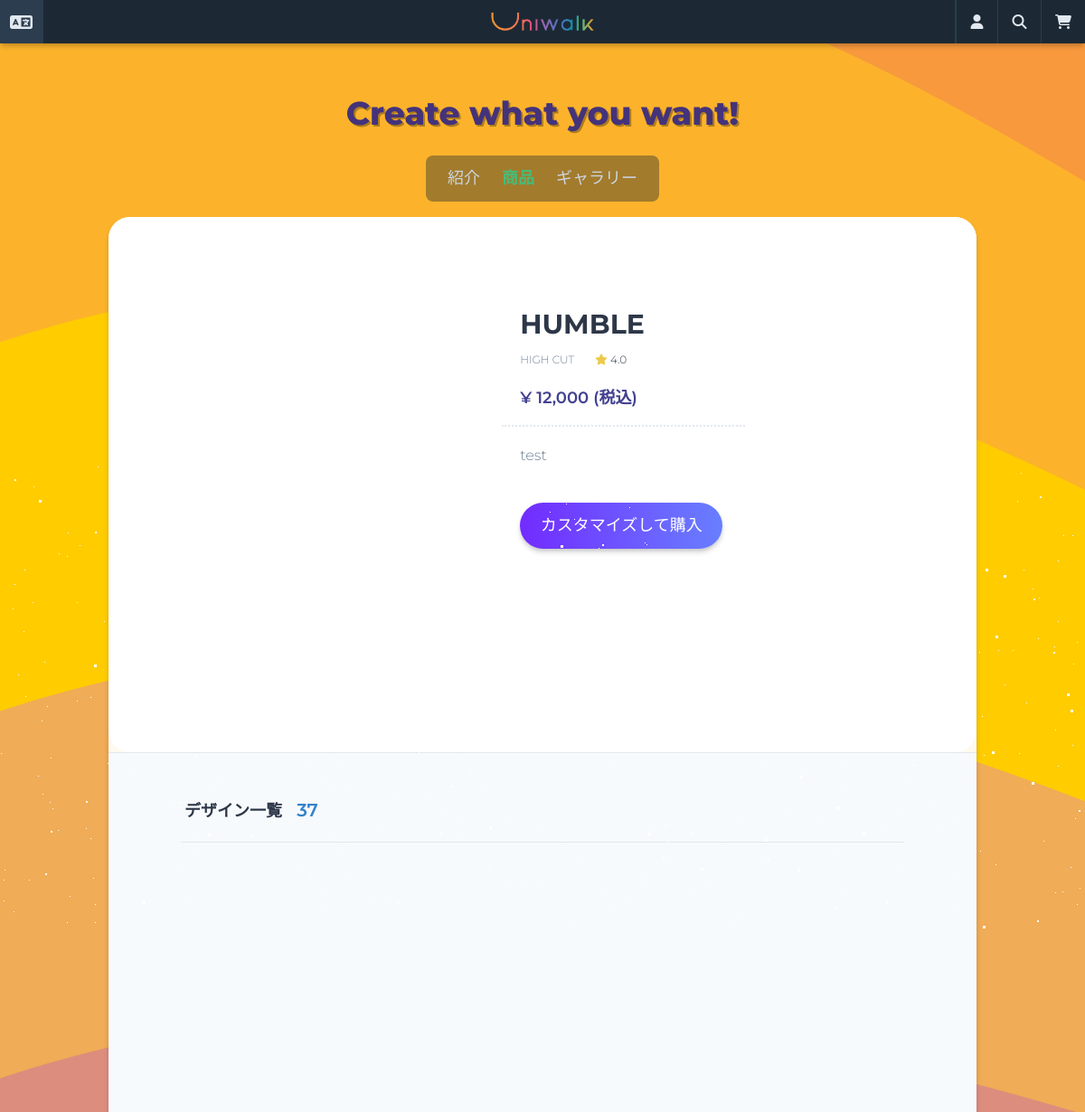
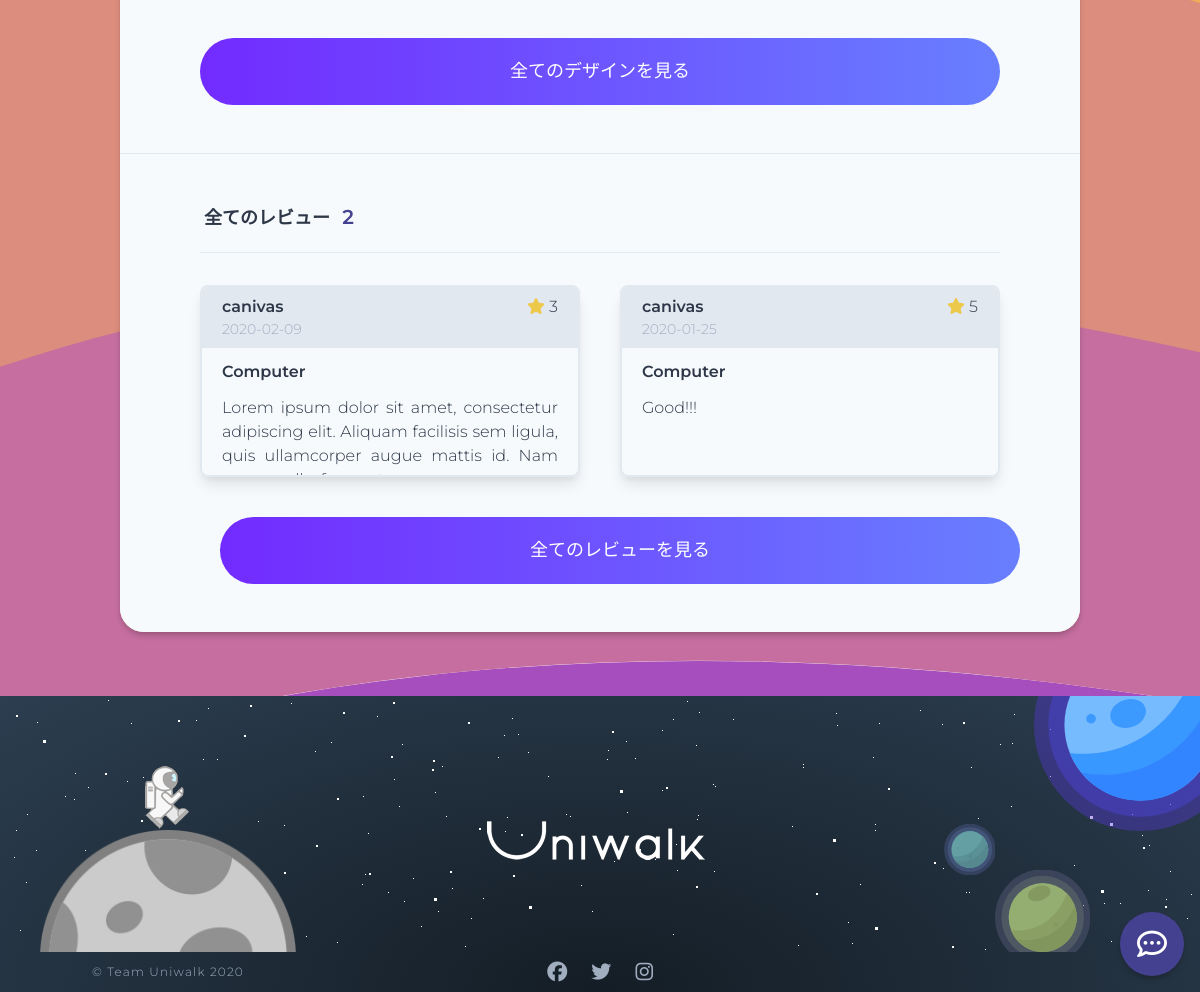
Page /products/10/ on the committed database (2 pictures, top to bottom).
### products/models.py (models this page shows, shortened)
class Product(core_models.TimeStampedModel):
    name = models.CharField(_("商品名"), max_length=50)
    category = models.ForeignKey(
        "Category",
        verbose_name=_("商品カテゴリー"),
        related_name="product",
        on_delete=models.CASCADE,
    )
    price = models.DecimalField(_("価格"), decimal_places=0, max_digits=6)
    description = models.TextField(_("詳細説明"))
    is_active = models.BooleanField(_("販売中"), null=False, default=True)
    product_number = models.CharField(
        _("番号"), max_length=40, default=create_product_code, blank=True, null=True
    )
    product_code = models.CharField(_("商品番号"), max_length=40, blank=True, null=True)
    def total_rating(self):
        all_reviews = self.reviews.all()
        all_ratings = 0
        if len(all_reviews) > 0:
            for review in all_reviews:
                all_ratings += review.rate
            return round(all_ratings / len(all_reviews), 2)
        return 0
    total_rating.short_description = _("評点")
    @property
    def first_image(self):
        try:
            (image,) = self.images.all()[:1]
            return image.image.url
        except ValueError:
            return None
    def get_next_four_images(self):
        images = self.images.all()[1:5]
        return images
    class Meta:
        ordering = ("-created",)
        verbose_name = _("商品")
        verbose_name_plural = _("商品")

class Image(core_models.TimeStampedModel):
    image = models.ImageField(_("イメージ"), upload_to="product_images")
    product = models.ForeignKey(
        "Product", verbose_name=_("商品"), related_name="images", on_delete=models.CASCADE
    )
    class Meta:
        verbose_name = _("商品イメージ")
        verbose_name_plural = _("商品イメージ")

class Category(core_models.TimeStampedModel):
    product_type = models.CharField(_("商品タイプ名"), max_length=20)
    type_code = models.CharField(_("タイプコード"), max_length=2)
    class Meta:
        verbose_name = _("カテゴリー")
        verbose_name_plural = _("カテゴリー")
    def __str__(self):
        return self.product_type

### reviews/models.py (models this page shows, shortened)
class Review(core_models.TimeStampedModel):
    product = models.ForeignKey(
        "products.Product",
        verbose_name=_("商品"),
        related_name="reviews",
        on_delete=models.CASCADE,
    )
    user = models.ForeignKey(
        "users.User", verbose_name=_("ユーザー"), on_delete=models.CASCADE
    )
    title = models.CharField(_("タイトル"), max_length=50)
    text = models.TextField(_("本文"))
    rate = models.PositiveIntegerField(
        _("評点"), default=0, validators=[MaxValueValidator(5)]
    )
    class Meta:
        verbose_name = _("レビュー")
        verbose_name_plural = _("レビュー")

### designs/models.py (models this page shows, shortened)
class Design(core_models.TimeStampedModel):
    user = models.ForeignKey(
        "users.User",
        related_name="design",
        verbose_name=_("ユーザ"),
        on_delete=models.SET_NULL,
        null=True,
        blank=True,
    )
    product = models.ForeignKey(
        "products.Product",
        related_name="design",
        verbose_name=_("商品"),
        on_delete=models.SET_NULL,
        null=True,
        blank=True,
    )
    outsole_color_left = models.CharField("アウトソール色(左)", max_length=7)
    outsole_material_left = models.ForeignKey(
        "Material",
        verbose_name=_("アウトソール素材(左)"),
        related_name="outsole_material_left",
        on_delete=models.SET_NULL,
        blank=True,
        null=True,
    )
    midsole_color_left = models.CharField("ミッドソール色(左)", max_length=7)
    midsole_material_left = models.ForeignKey(
        "Material",
        verbose_name=_("ミッドソール素材(左)"),
        related_name="midsole_material_left",
        on_delete=models.SET_NULL,
        blank=True,
        null=True,
    )
    uppersole_color_left = models.CharField("アッパーソール色(左)", max_length=7)
    uppersole_material_left = models.ForeignKey(
        "Material",
        verbose_name=_("アッパーソール素材(左)"),
        related_name="uppersole_material_left",
        on_delete=models.SET_NULL,
        blank=True,
        null=True,
    )
    shoelace_color_left = models.CharField("シューレース色(左)", max_length=7)
    shoelace_material_left = models.ForeignKey(
        "Material",
        verbose_name=_("シューレース素材(左)"),
        related_name="shoelace_material_left",
        on_delete=models.SET_NULL,
        blank=True,
        null=True,
    )
    tongue_color_left = models.CharField("タン色(左)", max_length=7)
    tongue_material_left = models.ForeignKey(
        "Material",
        verbose_name=_("タン素材(左)"),
        related_name="tongue_material_left",
        on_delete=models.SET_NULL,
        blank=True,
        null=True,
    )
    outsole_color_right = models.CharField("アウトソール色(右)", max_length=7)
    outsole_material_right = models.ForeignKey(
        "Material",
        verbose_name=_("アウトソール素材(右)"),
        related_name="outsole_material_right",
        on_delete=models.SET_NULL,
        blank=True,
        null=True,
    )
    midsole_color_right = models.CharField("ミッドソール色(右)", max_length=7)
    midsole_material_right = models.ForeignKey(
        "Material",
        verbose_name=_("ミッドソール素材(右)"),
        related_name="midsole_material_right",
        on_delete=models.SET_NULL,
        blank=True,
        null=True,
    )
    uppersole_color_right = models.CharField("アッパーソール色(右)", max_length=7)
    uppersole_material_right = models.ForeignKey(
        "Material",
        verbose_name=_("アッパーソール素材(右)"),
        related_name="uppersole_material_right",
        on_delete=models.SET_NULL,
        blank=True,
        null=True,
    )
    shoelace_color_right = models.CharField("シューレース色(右)", max_length=7)
    shoelace_material_right = models.ForeignKey(
        "Material",
        verbose_name=_("シューレース素材(右)"),
        related_name="shoelace_material_right",
        on_delete=models.SET_NULL,
        blank=True,
        null=True,
    )
    tongue_color_right = models.CharField("タン色(右)", max_length=7)
    tongue_material_right = models.ForeignKey(
        "Material",
        verbose_name=_("タン素材(右)"),
        related_name="tongue_material_right",
        on_delete=models.SET_NULL,
        blank=True,
        null=True,
    )
    design_number = models.CharField(
        _("番号"), max_length=40, default=create_custom_design_code, blank=True, null=True
    )
    customize_code = models.CharField(_("カスタマイズデザインコード"), max_length=11)
    likes = models.ManyToManyField("users.User", verbose_name=_("いいねユーザ"), related_name="likes")
    class Meta:
        verbose_name = _("デザイン")
        verbose_name_plural = _("デザイン")
    @property
    def total_likes(self):
        return self.likes.count()

class Image(models.Model):
    design = models.ForeignKey(
        "Design",
        related_name="images",
        verbose_name=_("デザインid"),
        on_delete=models.CASCADE,
        null=True,
        blank=True,
    )
    front = models.ImageField(_("正面"), upload_to="designs")
    side = models.ImageField(_("側面"), upload_to="designs")
    up = models.ImageField(_("上面"), upload_to="designs")
    down = models.ImageField(_("下面"), upload_to="designs")
    class Meta:
        verbose_name = _("デザインイメージ")
        verbose_name_plural = _("デザインイメージ")

### users/models.py (models this page shows, shortened)
class User(AbstractUser):
    GENDER_MALE = "M"
    GENDER_FEMALE = "F"
    GENDER_OTHER = "O"
    GENDER_CHOICES = (
        ("", _("--性別--")),
        (GENDER_MALE, _("男性")),
        (GENDER_FEMALE, _("女性")),
        (GENDER_OTHER, _("その他")),
    )
    PREF_CHOICES = JP_PREFECTURES
    username = None
    email = models.EmailField(_("メールアドレス"), unique=True)
    first_name_kana = models.CharField(_("名(カナ)"), blank=True, max_length=30)
    last_name_kana = models.CharField(_("姓(カナ)"), blank=True, max_length=30)
    gender = models.CharField(
        _("性別"), blank=True, choices=GENDER_CHOICES, max_length=10
    )
    birthday = models.DateField(_("生年月日"), blank=True, null=True)
    phone_number = PhoneNumberField(_("電話番号"), blank=True, null=True)
    postal_code = JPPostalCodeModelField(_("郵便番号"), blank=True, null=True)
    prefecture = JPPrefectureField(_("都道府県"), blank=True, null=True)
    address_city = models.CharField(_("市区町村番地"), max_length=40, blank=True, null=True)
    address_detail = models.CharField(_("建物名・号室"), max_length=40, blank=True, null=True)
    stripe_customer_id = models.CharField(max_length=50, blank=True, null=True)
    member_number = models.CharField(
        max_length=40, default=create_member_number, blank=True, null=True
    )
    member_code = models.CharField(_("会員番号"), max_length=40, blank=True, null=True)
    USERNAME_FIELD = "email"
    REQUIRED_FIELDS = []
    objects = CustomUserManager()
    def get_email_name(self):
        return self.email.split("@")[0]

### products/views.py (the view)
# urls.py: path("<int:pk>/", views.ProductDetailView.as_view(), name="detail"),
class ProductDetailView(DetailView):
    model = models.Product
    template_name = "products/product-detail.html"
    def get_context_data(self, **kwargs):
        context = super().get_context_data(**kwargs)
        designs = self.object.design.all()
        design_list = sorted(designs, key= lambda design: design.total_likes, reverse=True)[0:4]
        posts = self.object.reviews.all().order_by("-created")[0:4]
        each = {review.pk: review.text for review in posts}
        context["reviews_text"] = each
        context["rev"] = posts
        context["designs"] = design_list
        return context

### carts/context_processors.py (called while the page is built)
def counter(request):
    item_count = 0
    if "admin" in request.META["PATH_INFO"]:
        return {}
    else:
        try:
            cart = Cart.objects.get(session_key=_session_key(request))
            cart_items = CartItem.objects.all().filter(cart=cart, active=True)
            for cart_item in cart_items:
                item_count += cart_item.quantity
        except Cart.DoesNotExist:
            item_count = 0
    return dict(item_count=item_count)

### carts/views.py (called while the page is built)
def _session_key(request):
    cart = request.session.session_key
    if not cart:
        cart = request.session.create()
    return cart

### products/templatetags/js.py (called while the page is built)
@register.filter(is_safe=True)
def js(obj):
    return mark_safe(json.dumps(obj))

### templates/products/product-detail.html (shortened to what this page needs)
{% extends "base.html" %}
{% load static i18n js humanize %}
{% block content %}
<div class="container max-w-full w-full mx-auto flex px-20 py-24 bg-white px-64 rounded-xl">
    <div class="w-3/5 flex flex-wrap mx-5 wow fadeIn">
        <div class="w-full h-2/3 bg-cover bg-center"
            style="background-image: url({{product.first_image}}); min-height: 50vh;"></div>
    </div>
    <div class="flex flex-col justify-between h-full w-3/5">
        <div class="px-5 text-xs pb-1 border-b-2 border-dotted">
            <h2 class="font-bold text-3xl pb-2">{{ product.name }}</h2>
            <span class="text-gray-600 mr-5">{{ product.category }}</span>
            <i class="fas fa-star text-yellow-500"></i> {{ product.total_rating }}
            <div class="text-lg font-semibold flex-shrink-0 pt-5 pb-3 text-indigo-800">&yen;
                {{ product.price | intcomma }}
                <span> ({% trans '税込' %})</span>
            </div>
        </div>
        <p class="text-gray-600 px-5 h-full mt-5 mb-10">
            {{ product.description }}
        </p>
        <div class="flex justify-between items-center pr-10 flex-wrap px-5 mb-3">
            <a href="{% url 'designs:customize' product.pk %}"
                class="btn w-56 py-3 shadow-dark flex-shrink-0">{% trans 'カスタマイズして購入' %}</a>
        </div>
    </div>
</div>
<div class="w-full border-t bg-gray-100 px-20 py-12">
    <div class="flex items-end justify-between pb-5 border-b">
        <div>
            <span class="ml-1 font-semibold text-lg">{% trans 'デザイン一覧' %}</span>
            <span class="ml-3 text-blue-600 font-semibold text-xl">{{ product.design.count }}</span>
        </div>
    </div>
    {% if designs %}
    <div class="w-full flex justify-between mt-10 wow fadeIn">
        {% for design in designs %}
        <div class="w-1/5">
            <div class="w-full h-64 bg-center bg-cover"
                style="background-image: url('{% for image in design.images.all %}{{ image.front.url }}{% endfor %}');">
            </div>
        </div>
        {% endfor %}
    </div>
    <a href="{% url 'designs:galleries-product' product.pk %}" class="btn block mt-10">{% trans '全てのデザインを見る' %}</a>
    {% else %}
    <p class="flex justify-center items-center m-5 font-semibold w-full text-center text-2xl">
        <i class="fas fa-grin-beam-sweat fa-2x text-purple-500 my-10"></i> <span
            class="ml-5">{% trans 'デザインデータがまだ存在しません。' %}</span>
    </p>
    {% endif %}
</div>
<div class="w-full border-t bg-gray-100 px-20 py-12 rounded-b-xl">
    <div class="flex items-end justify-between pb-5 border-b">
        <div>
            <span class="ml-1 font-semibold text-lg">{% trans '全てのレビュー' %}</span>
            <span class="ml-2 text-indigo-800 font-semibold text-xl">{{ product.reviews.count }}</span>
        </div>
    </div>
    {% if rev %}
    <div class="flex flex-wrap -mx-5 my-3 wow fadeIn">
        {% for r in rev %}
        <div class="w-1/2 overflow-hidden p-5 h-auto">
            <div id="card-{{ r.pk }}" class="h-48 shadow-lg overflow-hidden border-2 rounded-lg border-gray-300 pb-5">
                <div class="flex flex-col mb-3 bg-gray-300 py-2 px-5">
                    <div class="flex justify-between">
                        <span class="font-semibold">{{ r.user.get_email_name }}</span>
                        <span class="ml-1"><i class="fas fa-star text-yellow-500"></i> {{ r.rate }}</span>
                    </div>
                    <span class="text-sm text-gray-500">{{ r.created|date:'Y-m-d' }}</span>
                </div>
                <p class="px-5 font-semibold">{{ r.title }}</p>
                <p id="text-{{ r.pk }}" class="text-justify px-5 pt-3">{{ r.text|truncatechars:150 }}</p>
            </div>
        </div>
        {% endfor %}
    </div>
    <a href="{% url 'reviews:list' product.pk %}" class="btn block mt-5 mx-5">{% trans '全てのレビューを見る' %}</a>
    {% else %}
    <p class="flex justify-center items-center m-5 font-semibold w-full text-center text-2xl wow fadeIn">
        <i class="fas fa-grin-beam-sweat fa-2x text-purple-500 my-10"></i> <span
            class="ml-5">{% trans 'レビューがまだ存在しません。' %}</span>
    </p>
    {% endif %}
</div>
{% endblock %}

### rows in the picture
Product: name "HUMBLE", category "HIGH CUT", total_rating "4.0", price "12,000", description "test", design.count "37", reviews.count "2"
Review: user.get_email_name "canivas", rate "3", created "2020-02-09", title "Computer", text "Lorem ipsum dolor sit amet, consectetur adipiscing elit. Aliquam facilisis sem ligula, quis ullamcorper augue mattis id. Nam…"
Review: user.get_email_name "canivas", rate "5", created "2020-01-25", title "Computer", text "Good!!!"
